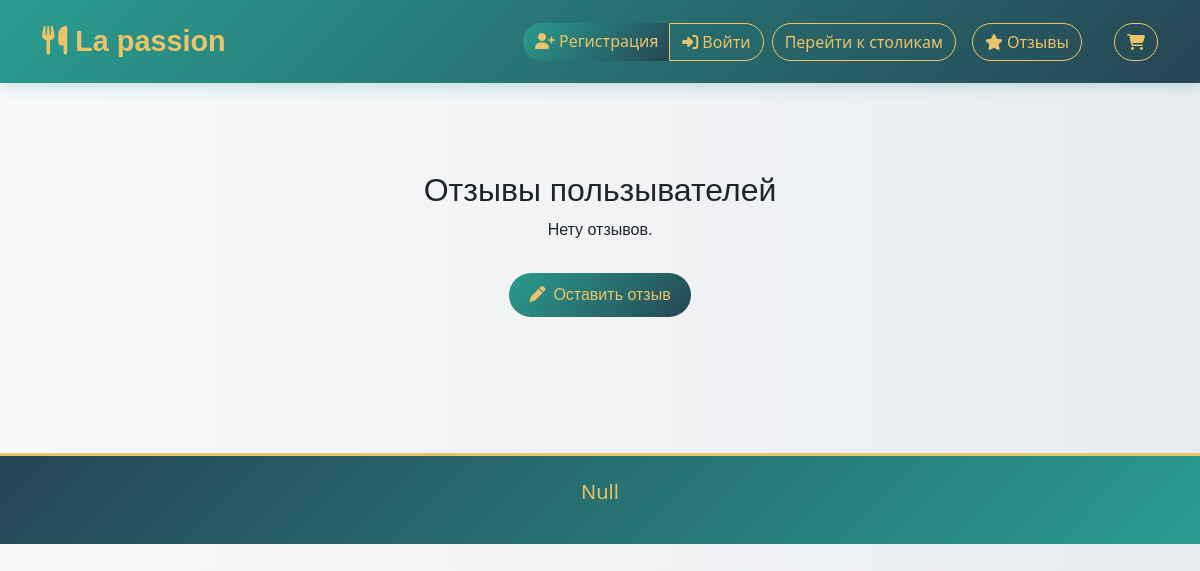
The page /reviews/ on the database as committed earlier.
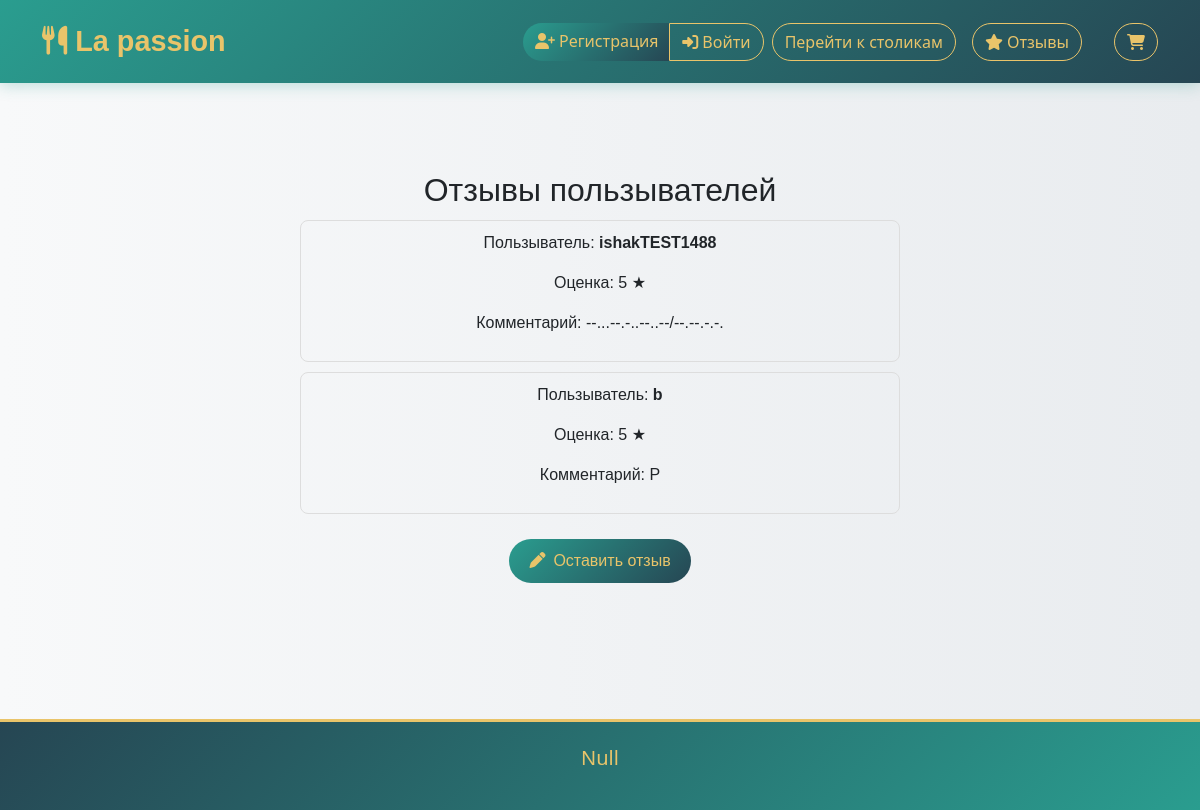
The same page on the database as committed later.
### global_system/models.py (models this page shows, shortened)
class Review(models.Model):
    user = models.ForeignKey(User, on_delete=models.CASCADE)
    rating = models.IntegerField(choices=[(i, f'{i} ★') for i in range(1, 6)])
    comment = models.TextField(blank=True)

### global_system/views.py (the view)
# urls.py: path('reviews/', views.review_list, name='review_list'),
def review_list(request):
    reviews = Review.objects.all().order_by('-id')
    return render(request, 'global_system/review_list.html', {'reviews': reviews})

### global_system/templates/global_system/review_list.html
{% extends "global_system/base.html" %}
{% block content %}
<div style="max-width:600px;margin:40px auto;text-align:center;font-family:sans-serif;">
    <h2>Отзывы пользывателей</h2>
    {% if reviews %}
        {% for review in reviews %}
            <div style="border:1px solid #ddd;padding:10px;border-radius:8px;margin:10px 0;">
                <p>Пользыватель: <strong>{{ review.user.username }}</strong></p>
                <p>Оценка: {{ review.rating }} ★</p>
                {% if review.comment %}
                    <p>Комментарий: {{ review.comment }}</p>
                {% endif %}
            </div>
        {% endfor %}
    {% else %}
        <p>Нету отзывов.</p>
    {% endif %}
<a href="{% url 'leave_review' %}"
   style="display:inline-block;margin-top:15px;padding:10px 20px;
          background:linear-gradient(135deg, #2a9d8f, #264653);
          color:#e9c46a;text-decoration:none;border-radius:30px;
          font-weight:500;transition:0.3s;">
   <i class="fas fa-pen me-2"></i>Оставить отзыв
</a>
</div>
{% endblock %}

### global_system/templates/global_system/base.html (shortened to what this page needs)
<!DOCTYPE html>
<html lang="ru">
<head>
    <link href="https://cdn.jsdelivr.net/npm/bootstrap@5.3.0/dist/css/bootstrap.min.css" rel="stylesheet">
    <link rel="stylesheet" href="https://cdnjs.cloudflare.com/ajax/libs/font-awesome/6.4.0/css/all.min.css">
</head>
<body>
    <nav class="navbar navbar-expand-lg sticky-top">
        <div class="container d-flex align-items-center">
            <a class="navbar-brand" href="{% url 'food_list' %}">
                <i class="fas fa-utensils me-2"></i>La passion
            </a>
            <div class="ms-auto d-flex align-items-center gap-2">
                {% if user.is_authenticated %}
                    <span class="me-3 accent-text">Добро пожаловать, {{ user.username }}</span>
                    <form action="{% url 'logout' %}" method="post" class="d-inline">
                        {% csrf_token %}
                        <button type="submit" class="btn btn-outline-light me-2">
                            <i class="fas fa-sign-out-alt me-1"></i>Выйти
                        </button>
                    </form>
                {% else %}
                    <div class="btn-group" role="group" aria-label="auth-buttons">
                        <a href="{% url 'register' %}" class="btn btn-register">
                            <i class="fas fa-user-plus me-1"></i>Регистрация
                        </a>
                        <a href="{% url 'login' %}" class="btn btn-login">
                            <i class="fas fa-sign-in-alt me-1"></i>Войти
                        </a>
                    </div>
                {% endif %}
                  <a href="{% url 'table_list_view' %}" class="btn btn-outline-light me-2">Перейти к столикам</a>
                    <a href="{% url 'review_list' %}" class="btn btn-outline-light me-2">
                        <i class="fas fa-star me-1"></i>Отзывы
                    </a>
                <a href="{% url 'cart_view' %}" class="btn btn-outline-light ms-3 position-relative">
                    <i class="fas fa-shopping-cart"></i>
                </a>
            </div>
        </div>
    </nav>
    <main class="py-5">
        <div class="container">
            {% block content %}{% endblock %}
        </div>
    </main>
    <footer class="py-4 mt-5 text-center">
        <div class="container">
            <h5 class="accent-text mb-3">Null</h5>
        </div>
    </footer>
</body>
</html>

### global_system/templates/global_system/base.html (style rules this page uses)
body { background: linear-gradient(to right, #f8f9fa, #e9ecef); font-family: 'Segoe UI', Tahoma, Geneva, Verdana, sans-serif; }
.navbar { background: linear-gradient(135deg, #2a9d8f, #264653); box-shadow: 0 2px 15px rgba(42, 157, 143, 0.3); padding: 15px 0; }
.navbar-brand { font-weight: 700; font-size: 1.8rem; color: #e9c46a; font-family: 'Montserrat', sans-serif; }
.btn { border-radius: 20px; font-weight: 500; transition: all 0.3s ease; }
.btn-register { background: linear-gradient(135deg, #2a9d8f, #264653); border: none; color: #e9c46a; }
.btn-login { background: transparent; border: 1px solid #e9c46a; color: #e9c46a; }
.btn-outline-light { border-radius: 20px; border-color: #e9c46a; color: #e9c46a; }
footer { background: linear-gradient(135deg, #264653, #2a9d8f); border-top: 3px solid #e9c46a; color: #e9c46a; }
.accent-text { color: #e9c46a; }

Rows that differ between the two databases and show on the page:
added Review: user.username "ishakTEST1488", rating "5", comment "--...--.-..--..--/--.--.-.-."
added Review: user.username "b", rating "5", comment "P"
Other text that changed with them:
text no longer shown: "Нету отзывов."
